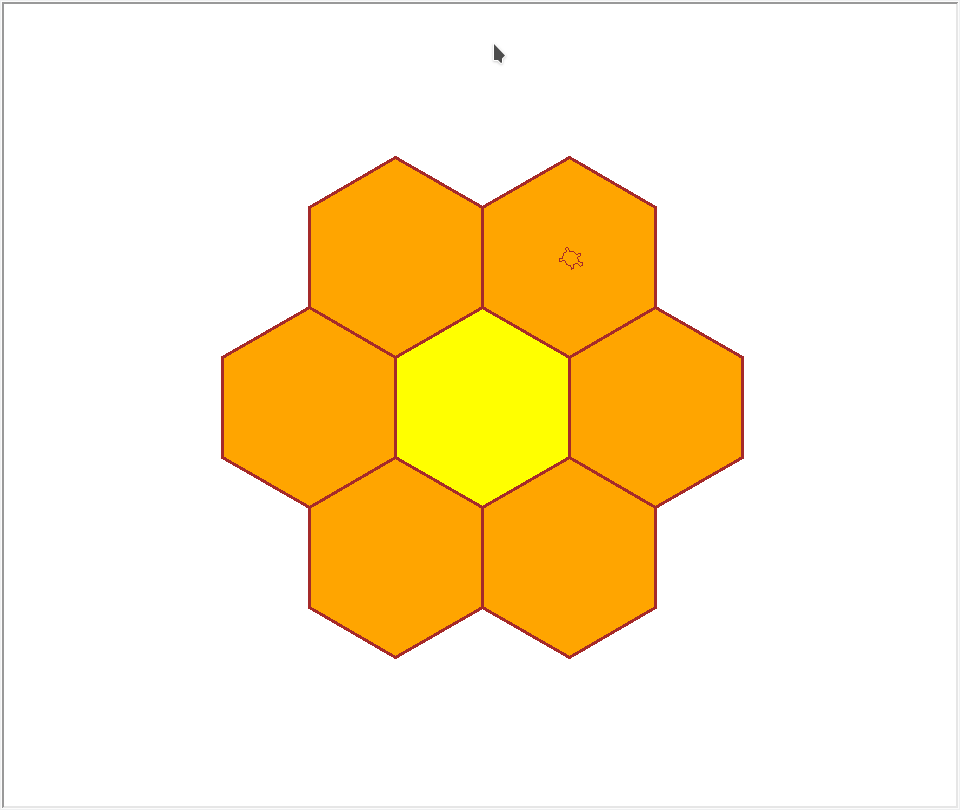

The Python source for this figure:
import turtle

tina = turtle.Turtle(shape='turtle')
scr = turtle.Screen()
scr.bgcolor("white")

tina.pensize(3)
tina.pencolor("brown")

def sechseck(farbe, seitenLaenge):
    tina.penup()
    tina.forward(seitenLaenge)
    tina.right(120)

    tina.pendown()
    tina.fillcolor(farbe)
    tina.begin_fill()
    for _ in range(6):
        tina.forward(seitenLaenge)
        tina.right(60)
    tina.end_fill()
    tina.penup()

    tina.right(60)
    tina.forward(seitenLaenge)
    tina.right(180)


tina.left(90)
sechseck("yellow", 100)

tina.forward(100)
tina.right(60)
tina.forward(100)
tina.right(60)

for _ in range(6):
    sechseck("orange", 100)
    tina.forward(100)
    tina.right(60)
    tina.forward(100)

scr.exitonclick()
